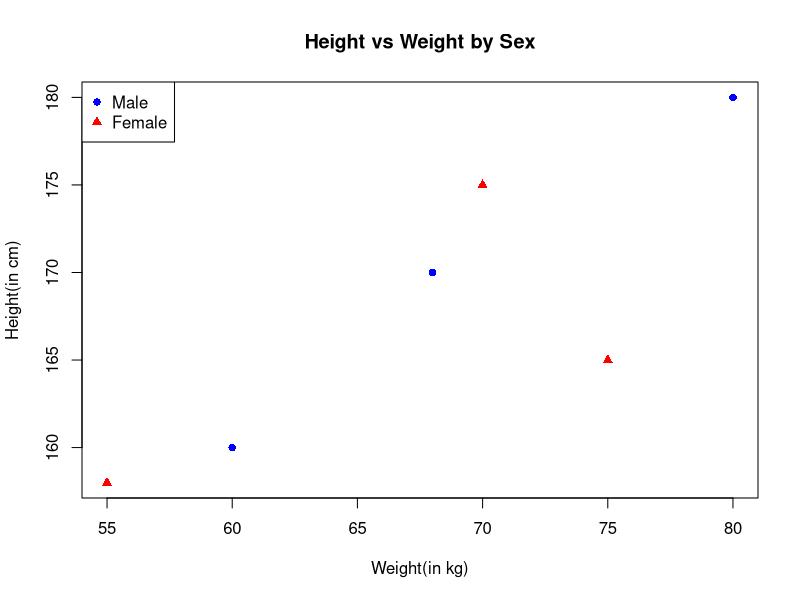

Write R code to recreate this figure.
## Q1 .Create a database with the fields of weight, height, and sex, then create a plot of weight 
#      on the x-axis and height on the y-axis. Use different point characters or colours to distinguish 
#      between males and females and provide a matching legend. Label the axis and give the plot a title. 

# Solution :

weight <- c(60, 70, 55, 68, 80, 75)
height <- c(160, 175, 158, 170, 180, 165)
sex <- c("male", "female", "female", "male", "male", "female")

data <- data.frame(
  weight, height, sex
)

plot(x = data$weight, y = data$height,
     col = ifelse(data$sex == "male", "blue", "red"),
     pch = ifelse(data$sex == "male", 16, 17),
     xlab = "Weight(in kg)", ylab = "Height(in cm)",
     main = "Height vs Weight by Sex"
)

legend("topleft", legend = c("Male", "Female"), col = c("blue", "red"), pch = c(16, 17))
